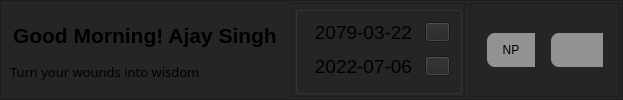
           <widget class="QFrame" name="top_bar_frame">
            <property name="styleSheet">
             <string notr="true">background-color: rgb(37, 37, 38);
padding: 2px;</string>
            </property>
            <property name="frameShape">
             <enum>QFrame::StyledPanel</enum>
            </property>
            <property name="frameShadow">
             <enum>QFrame::Raised</enum>
            </property>
            <layout class="QHBoxLayout" name="horizontalLayout_6">
             <property name="spacing">
              <number>5</number>
             </property>
             <property name="leftMargin">
              <number>0</number>
             </property>
             <property name="topMargin">
              <number>0</number>
             </property>
             <property name="rightMargin">
              <number>0</number>
             </property>
             <property name="bottomMargin">
              <number>0</number>
             </property>
             <item>
              <widget class="QFrame" name="welcome_text">
               <property name="font">
                <font>
                 <pointsize>2</pointsize>
                </font>
               </property>
               <property name="frameShape">
                <enum>QFrame::NoFrame</enum>
               </property>
               <property name="frameShadow">
                <enum>QFrame::Raised</enum>
               </property>
               <layout class="QVBoxLayout" name="verticalLayout_3">
                <property name="spacing">
                 <number>0</number>
                </property>
                <property name="leftMargin">
                 <number>0</number>
                </property>
                <property name="topMargin">
                 <number>0</number>
                </property>
                <property name="rightMargin">
                 <number>0</number>
                </property>
                <property name="bottomMargin">
                 <number>0</number>
                </property>
                <item alignment="Qt::AlignBottom">
                 <widget class="QLabel" name="welcome_label">
                  <property name="font">
                   <font>
                    <family>Helvetica</family>
                    <pointsize>16</pointsize>
                    <weight>75</weight>
                    <bold>true</bold>
                   </font>
                  </property>
                  <property name="text">
                   <string>Good Morning! Ajay Singh</string>
                  </property>
                 </widget>
                </item>
                <item alignment="Qt::AlignVCenter">
                 <widget class="QLabel" name="quotes_label">
                  <property name="font">
                   <font>
                    <family>Kalam Light</family>
                    <pointsize>10</pointsize>
                    <italic>false</italic>
                   </font>
                  </property>
                  <property name="text">
                   <string>Turn your wounds into wisdom</string>
                  </property>
                 </widget>
                </item>
               </layout>
              </widget>
             </item>
             <item>
              <widget class="QFrame" name="date_frame">
               <property name="frameShape">
                <enum>QFrame::StyledPanel</enum>
               </property>
               <property name="frameShadow">
                <enum>QFrame::Raised</enum>
               </property>
               <layout class="QVBoxLayout" name="verticalLayout_9">
                <property name="spacing">
                 <number>0</number>
                </property>
                <property name="leftMargin">
                 <number>0</number>
                </property>
                <property name="topMargin">
                 <number>0</number>
                </property>
                <property name="rightMargin">
                 <number>0</number>
                </property>
                <property name="bottomMargin">
                 <number>0</number>
                </property>
                <item>
                 <widget class="QGroupBox" name="groupBox">
                  <layout class="QGridLayout" name="dates_grid">
                   <item row="0" column="0">
                    <widget class="QLabel" name="nepali_date">
                     <property name="font">
                      <font>
                       <family>MS Sans Serif</family>
                       <pointsize>14</pointsize>
                      </font>
                     </property>
                     <property name="text">
                      <string>2079-03-22</string>
                     </property>
                     <property name="alignment">
                      <set>Qt::AlignRight|Qt::AlignTrailing|Qt::AlignVCenter</set>
                     </property>
                    </widget>
                   </item>
                   <item row="1" column="1" alignment="Qt::AlignLeft">
                    <widget class="QPushButton" name="intdt_copy_btn">
                     <property name="minimumSize">
                      <size>
                       <width>25</width>
                       <height>0</height>
                      </size>
                     </property>
                     <property name="maximumSize">
                      <size>
                       <width>25</width>
                       <height>16777215</height>
                      </size>
                     </property>
                     <property name="cursor">
                      <cursorShape>PointingHandCursor</cursorShape>
                     </property>
                     <property name="text">
                      <string/>
                     </property>
                     <property name="icon">
                      <iconset resource="../assets.qrc">
                       <normaloff>:/icons/icons/copy.svg</normaloff>:/icons/icons/copy.svg</iconset>
                     </property>
                    </widget>
                   </item>
                   <item row="1" column="0">
                    <widget class="QLabel" name="int_date">
                     <property name="font">
                      <font>
                       <family>MS Sans Serif</family>
                       <pointsize>14</pointsize>
                      </font>
                     </property>
                     <property name="text">
                      <string>2022-07-06</string>
                     </property>
                     <property name="alignment">
                      <set>Qt::AlignRight|Qt::AlignTrailing|Qt::AlignVCenter</set>
                     </property>
                    </widget>
                   </item>
                   <item row="0" column="1">
                    <widget class="QPushButton" name="npdt_copy_btn">
                     <property name="minimumSize">
                      <size>
                       <width>25</width>
                       <height>0</height>
                      </size>
                     </property>
                     <property name="maximumSize">
                      <size>
                       <width>25</width>
                       <height>16777215</height>
                      </size>
                     </property>
                     <property name="cursor">
                      <cursorShape>PointingHandCursor</cursorShape>
                     </property>
                     <property name="text">
                      <string/>
                     </property>
                     <property name="icon">
                      <iconset resource="../assets.qrc">
                       <normaloff>:/icons/icons/copy.svg</normaloff>:/icons/icons/copy.svg</iconset>
                     </property>
                    </widget>
                   </item>
                  </layout>
                 </widget>
                </item>
               </layout>
              </widget>
             </item>
             <item>
              <widget class="QFrame" name="top_right_menu">
               <property name="minimumSize">
                <size>
                 <width>150</width>
                 <height>0</height>
                </size>
               </property>
               <property name="maximumSize">
                <size>
                 <width>150</width>
                 <height>16777215</height>
                </size>
               </property>
               <property name="frameShape">
                <enum>QFrame::StyledPanel</enum>
               </property>
               <property name="frameShadow">
                <enum>QFrame::Raised</enum>
               </property>
               <layout class="QHBoxLayout" name="horizontalLayout_8">
                <item>
                 <widget class="QPushButton" name="np_cal_btn">
                  <property name="cursor">
                   <cursorShape>PointingHandCursor</cursorShape>
                  </property>
                  <property name="styleSheet">
                   <string notr="true">QPushButton{
	background-color: rgba(223, 223, 221, 150);
	color: rgb(0,0,0);
	padding: 10px;
	margin: 5px;
	border-top-left-radius: 8px;
	border-bottom-left-radius: 8px;
}

QPushButton:hover{
	background-color: rgba(223, 223, 221, 200);
}

QPushButton:pressed{
	background-color: rgba(223, 223, 221, 200);
	border-right: rgba(85, 0, 255, 150) 4px solid;
}</string>
                  </property>
                  <property name="text">
                   <string>NP</string>
                  </property>
                  <property name="icon">
                   <iconset resource="../assets.qrc">
                    <normaloff>:/icons/icons/calendar.svg</normaloff>:/icons/icons/calendar.svg</iconset>
                  </property>
                 </widget>
                </item>
                <item>
                 <widget class="QPushButton" name="options_btn">
                  <property name="cursor">
                   <cursorShape>PointingHandCursor</cursorShape>
                  </property>
                  <property name="styleSheet">
                   <string notr="true">QPushButton{
	background-color: rgba(223, 223, 221, 150);
	color: rgb(0,0,0);
	padding: 10px;
	margin: 5px;
	border-top-left-radius: 8px;
	border-bottom-left-radius: 8px;
}

QPushButton:hover{
	background-color: rgba(223, 223, 221, 200);
}

QPushButton:pressed{
	background-color: rgba(223, 223, 221, 200);
	border-right: rgba(85, 0, 255, 150) 4px solid;
}</string>
                  </property>
                  <property name="text">
                   <string/>
                  </property>
                  <property name="icon">
                   <iconset resource="../assets.qrc">
                    <normaloff>:/icons/icons/settings.svg</normaloff>:/icons/icons/settings.svg</iconset>
                  </property>
                 </widget>
                </item>
               </layout>
              </widget>
             </item>
            </layout>
           </widget>
